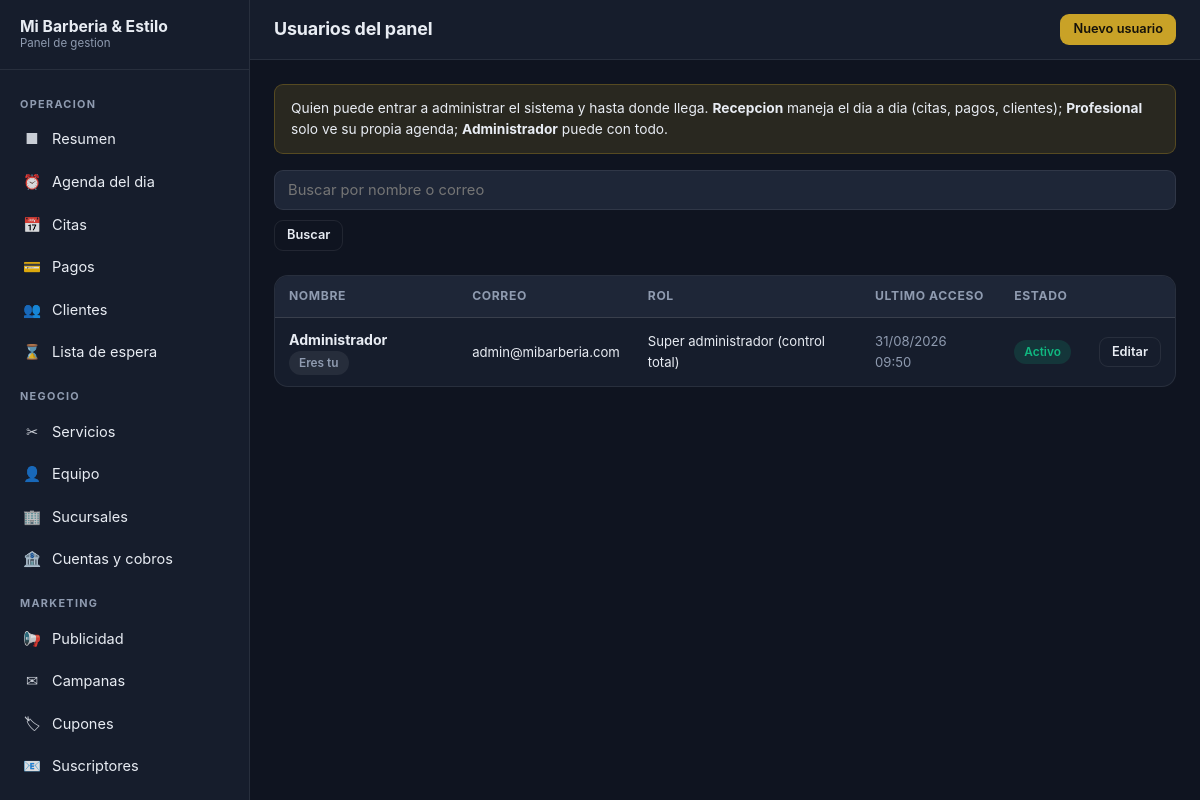
/panel/usuarios (signed in), run on an earlier commit of the app's database.
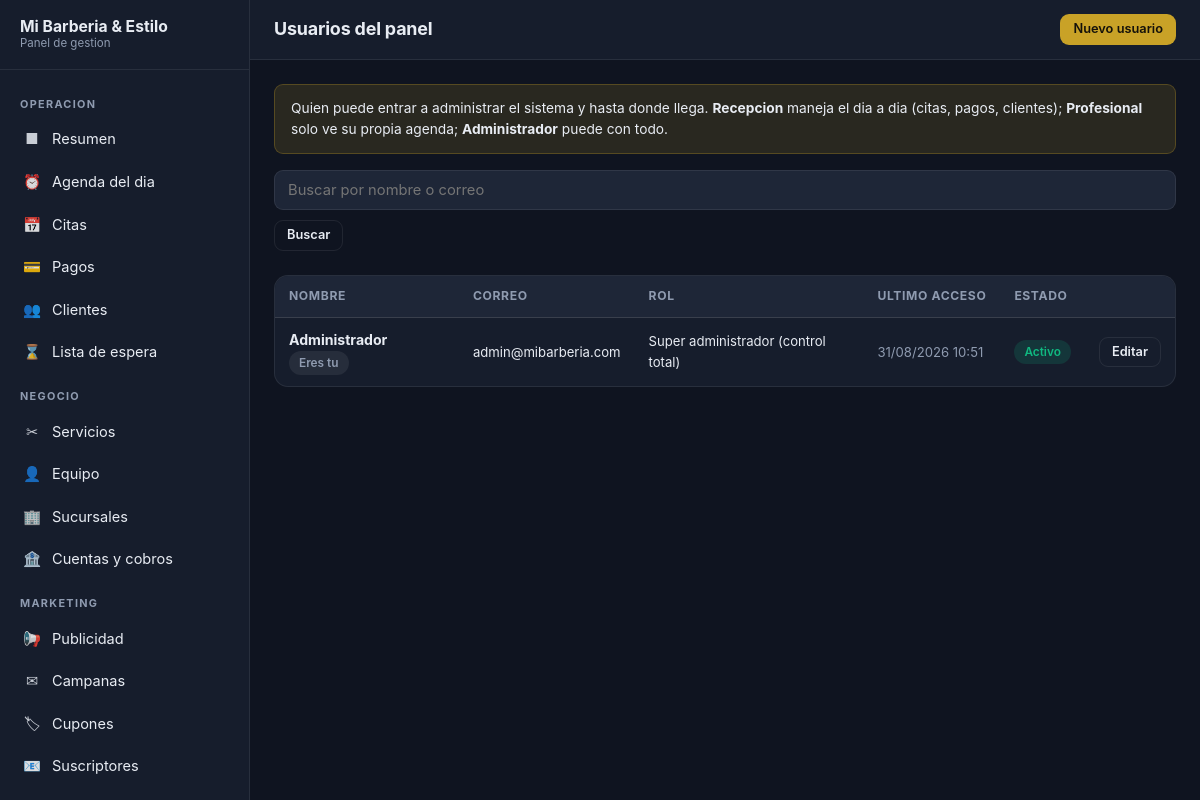
And on a later commit of the database.
### tables this page shows
CREATE TABLE `users` (
  `id` bigint(20) unsigned NOT NULL AUTO_INCREMENT,
  `uuid` char(36) NOT NULL,
  `role` varchar(40) NOT NULL DEFAULT 'client',
  `first_name` varchar(80) NOT NULL,
  `last_name` varchar(80) NOT NULL DEFAULT '',
  `email` varchar(190) NOT NULL,
  `email_verified_at` datetime DEFAULT NULL,
  `phone` varchar(20) NOT NULL DEFAULT '',
  `phone_verified_at` datetime DEFAULT NULL,
  `password_hash` varchar(255) NOT NULL DEFAULT '',
  `password_changed_at` datetime DEFAULT NULL,
  `avatar_path` varchar(255) NOT NULL DEFAULT '',
  `birth_date` date DEFAULT NULL COMMENT 'Permite campanas de cumpleanos',
  `gender` varchar(20) NOT NULL DEFAULT '',
  `notes` text DEFAULT NULL COMMENT 'Notas internas del personal sobre el cliente',
  `status` enum('active','pending','blocked') NOT NULL DEFAULT 'active',
  `locale` varchar(10) NOT NULL DEFAULT 'es',
  `accepts_marketing` tinyint(1) NOT NULL DEFAULT 0,
  `accepts_email` tinyint(1) NOT NULL DEFAULT 1,
  `accepts_sms` tinyint(1) NOT NULL DEFAULT 0,
  `accepts_whatsapp` tinyint(1) NOT NULL DEFAULT 0,
  `accepts_push` tinyint(1) NOT NULL DEFAULT 1,
  `marketing_consent_at` datetime DEFAULT NULL,
  `marketing_consent_ip` varchar(45) NOT NULL DEFAULT '',
  `two_factor_enabled` tinyint(1) NOT NULL DEFAULT 0,
  `two_factor_secret` varchar(255) NOT NULL DEFAULT '' COMMENT 'Cifrado con la clave de la aplicacion',
  `two_factor_recovery` text DEFAULT NULL COMMENT 'Codigos de respaldo cifrados',
  `failed_logins` smallint(5) unsigned NOT NULL DEFAULT 0,
  `locked_until` datetime DEFAULT NULL,
  `last_login_at` datetime DEFAULT NULL,
  `last_login_ip` varchar(45) NOT NULL DEFAULT '',
  `tokens_valid_after` datetime DEFAULT NULL COMMENT 'Invalida tokens emitidos antes de esta fecha',
  `loyalty_points` int(11) NOT NULL DEFAULT 0,
  `total_visits` int(10) unsigned NOT NULL DEFAULT 0,
  `total_spent` decimal(12,2) NOT NULL DEFAULT 0.00,
  `last_visit_at` datetime DEFAULT NULL,
  `referral_code` varchar(20) NOT NULL DEFAULT '',
  `referred_by_id` bigint(20) unsigned DEFAULT NULL,
  `source` varchar(40) NOT NULL DEFAULT 'web' COMMENT 'web, app, panel, importacion',
  `created_at` datetime NOT NULL,
  `updated_at` datetime NOT NULL,
  `deleted_at` datetime DEFAULT NULL,
  `anonymized_at` datetime DEFAULT NULL COMMENT 'Marca de derecho al olvido aplicado',
  PRIMARY KEY (`id`),
  UNIQUE KEY `uq_users_email` (`email`),
  UNIQUE KEY `uq_users_uuid` (`uuid`),
  KEY `idx_users_role_status` (`role`,`status`),
  KEY `idx_users_phone` (`phone`),
  KEY `idx_users_deleted` (`deleted_at`),
  KEY `idx_users_marketing` (`accepts_marketing`,`status`),
  KEY `idx_users_referral` (`referral_code`),
  KEY `fk_users_referrer` (`referred_by_id`),
  CONSTRAINT `fk_users_referrer` FOREIGN KEY (`referred_by_id`) REFERENCES `users` (`id`) ON DELETE SET NULL
);

### app/Views/admin/users/index.php (the view, shortened to what the rows shown need)
<div class="card card--flush">
    <?php if ($result['data'] === []): ?>
        <div class="empty-state"><p>No hay usuarios con ese filtro.</p></div>
    <?php else: ?>
        <div class="table-wrap">
            <table class="data">
                <thead>
                    <tr><th>Nombre</th><th>Correo</th><th>Rol</th><th>Ultimo acceso</th><th>Estado</th><th></th></tr>
                </thead>
                <tbody>
                    <?php foreach ($result['data'] as $usuario): ?>
                        <?php
                        $esYo = (int) $usuario['id'] === $yoId;
                        $esSuper = (string) $usuario['role'] === 'super_admin';
                        $puedoTocar = $miRol === 'super_admin' || !$esSuper;
                        ?>
                        <tr>
                            <td>
                                <strong><?= e(trim((string) $usuario['first_name'] . ' ' . (string) $usuario['last_name'])) ?></strong>
                                <?php if ($esYo): ?>
                                    <span class="pill">Eres tu</span>
                                <?php endif; ?>
                            </td>
                            <td class="text-small"><?= e((string) $usuario['email']) ?></td>
                            <td class="text-small"><?= e($roles[(string) $usuario['role']] ?? (string) $usuario['role']) ?></td>
                            <td class="text-small text-muted">
                                <?= $usuario['last_login_at'] !== null
                                    ? e(local_datetime((string) $usuario['last_login_at']))
                                    : 'Nunca entro' ?>
                            </td>
                            <td>
                                <?php if ((string) $usuario['status'] === 'active'): ?>
                                    <span class="pill pill--success">Activo</span>
                                <?php else: ?>
                                    <span class="pill pill--danger">Suspendido</span>
                                <?php endif; ?>
                            </td>
                            <td>
                                <div class="actions">
                                    <?php if ($puedoTocar): ?>
                                        <a class="btn btn--ghost btn--sm"
                                           href="<?= e(url('/panel/usuarios/' . (int) $usuario['id'] . '/editar')) ?>">Editar</a>
                                    <?php else: ?>
                                        <span class="text-small text-muted">Solo un super administrador puede cambiarlo</span>
                                    <?php endif; ?>
                                </div>
                            </td>
                        </tr>
                    <?php endforeach; ?>
                </tbody>
            </table>
        </div>
    <?php endif; ?>
</div>

What changed in the data, as far as the page shows it:
changed users "Administrador": last_login_at "31/08/2026 09:50" → "31/08/2026 10:51"
